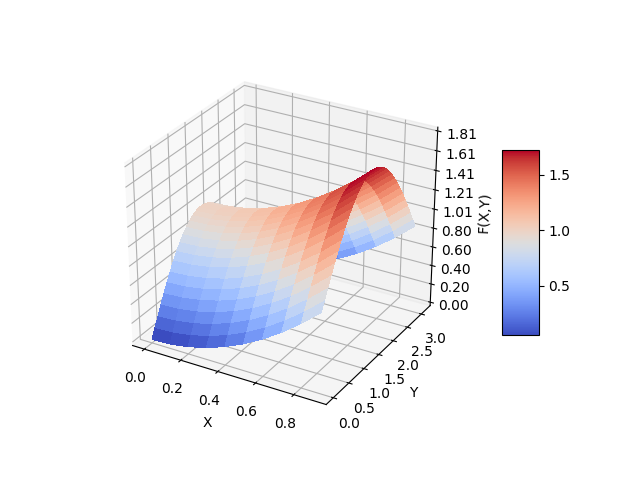

Recreate this plot in Python.
from mpl_toolkits.mplot3d import Axes3D  # noqa: F401 unused import

import matplotlib.pyplot as plt
from matplotlib import cm
from matplotlib.ticker import LinearLocator, FormatStrFormatter
import numpy as np
from sympy import symbols, lambdify
from sympy.parsing.sympy_parser import parse_expr
import os

def show_function_plot(x_domain, y_domain, function_to_print):
    fig = plt.figure()
    ax = fig.gca(projection='3d')

    # Make data.
    x = np.arange(x_domain[0], x_domain[1], 0.1)
    y = np.arange(y_domain[0], y_domain[1], 0.1)
    x, y = np.meshgrid(x, y)
    expr = parse_expr(function_to_print)
    f = lambdify(symbols("x y"), expr, 'numpy')
    z = f(x,y)

    # Plot the surface.
    surf = ax.plot_surface(x, y, z, cmap=cm.coolwarm,
                           linewidth=0, antialiased=False)

    # Customize the z axis.
    # ax.set_zlim(-1.0, 1.01)
    ax.zaxis.set_major_locator(LinearLocator(10))
    ax.zaxis.set_major_formatter(FormatStrFormatter('%.02f'))

    # Add a color bar which maps values to colors.
    fig.colorbar(surf, shrink=0.5, aspect=5)
    ax.set_xlabel('X')
    ax.set_ylabel('Y')
    ax.set_zlabel('F(X,Y)')
    fig.savefig(os.path.dirname(os.path.realpath(__file__))+"/function_plot.png")
    return fig


if __name__ == "__main__":
    print(show_function_plot(x_domain=[0, 1],y_domain=[0,3.14],function_to_print="x**2+sin(y)"))
